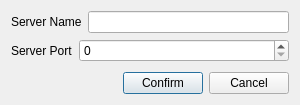
<?xml version="1.0" encoding="UTF-8"?>
<ui version="4.0">
 <class>MessengerConnectionDialog</class>
 <widget class="QDialog" name="MessengerConnectionDialog">
  <property name="geometry">
   <rect>
    <x>0</x>
    <y>0</y>
    <width>300</width>
    <height>105</height>
   </rect>
  </property>
  <property name="windowTitle">
   <string>Dialog</string>
  </property>
  <layout class="QGridLayout" name="gridLayout">
   <item row="0" column="0">
    <layout class="QHBoxLayout" name="horizontalLayout">
     <item>
      <widget class="QLabel" name="label">
       <property name="text">
        <string>Server Name</string>
       </property>
      </widget>
     </item>
     <item>
      <widget class="QLineEdit" name="serverName"/>
     </item>
    </layout>
   </item>
   <item row="1" column="0">
    <layout class="QFormLayout" name="formLayout">
     <item row="0" column="0">
      <widget class="QLabel" name="label_2">
       <property name="text">
        <string>Server Port</string>
       </property>
      </widget>
     </item>
     <item row="0" column="1">
      <widget class="QSpinBox" name="serverPort">
       <property name="maximum">
        <number>999999999</number>
       </property>
      </widget>
     </item>
    </layout>
   </item>
   <item row="2" column="0">
    <layout class="QHBoxLayout" name="horizontalLayout_2">
     <item>
      <spacer name="horizontalSpacer">
       <property name="orientation">
        <enum>Qt::Horizontal</enum>
       </property>
       <property name="sizeHint" stdset="0">
        <size>
         <width>40</width>
         <height>20</height>
        </size>
       </property>
      </spacer>
     </item>
     <item>
      <widget class="QPushButton" name="confirmConnect">
       <property name="text">
        <string>Confirm</string>
       </property>
      </widget>
     </item>
     <item>
      <widget class="QPushButton" name="cencelConnect">
       <property name="text">
        <string>Cancel</string>
       </property>
      </widget>
     </item>
    </layout>
   </item>
  </layout>
 </widget>
 <resources/>
 <connections/>
</ui>
